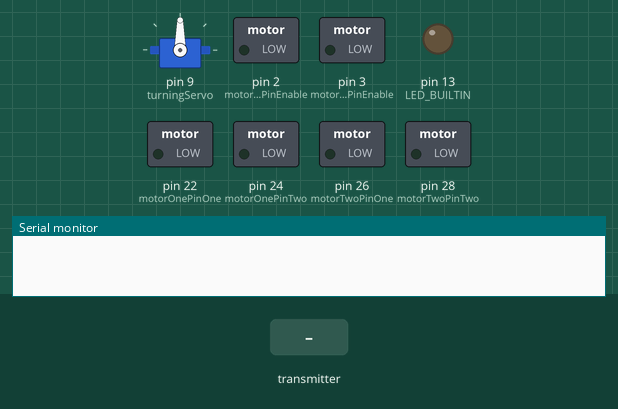
Simulated run of this sketch. Board: Arduino Mega 2560, built with avr-gcc and run on an emulated ATmega2560. On the bench: servo, switched loads named in the sketch (green lamp = pin HIGH), output pins drawn as LEDs (lit = HIGH), the last lines printed to the serial monitor. Inputs (shaded band) come from the test bench. No radio packets arrive unless stated; not simulated (calls return 0 or success): arduino_secrets.h.

Above: at 1.2 s.
1.3 s: the transmitter starts sending buf.0 = 0
At 2.1 s:
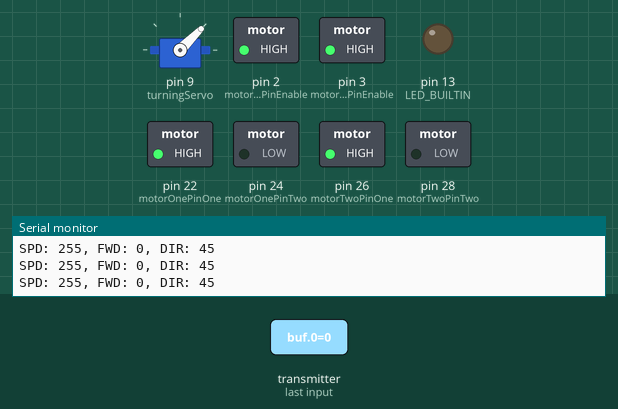
2.8 s: the transmitter starts sending buf.1 = 64
At 4.0 s:
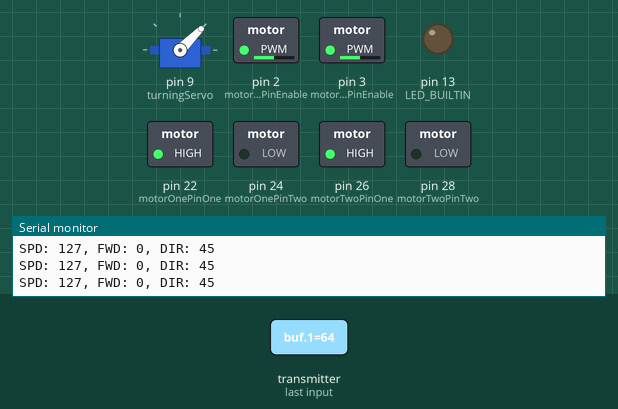
4.3 s: the transmitter starts sending buf.0 = 64
At 5.2 s:
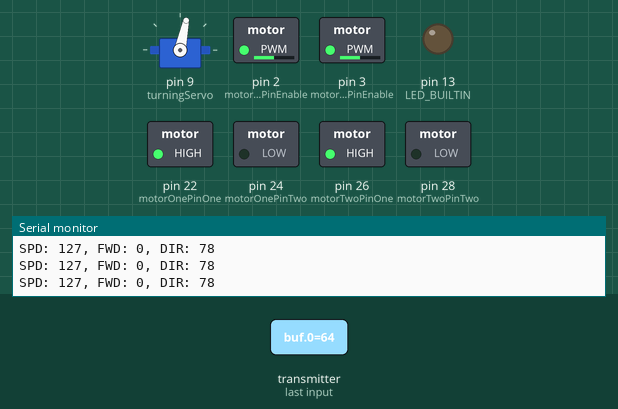
5.8 s: the transmitter starts sending buf.1 = 0
At 7.0 s:
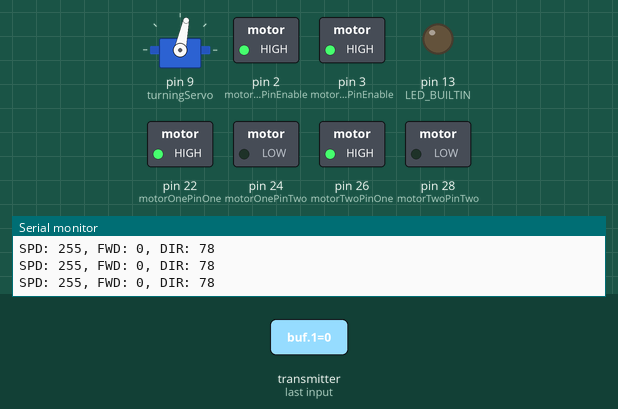
7.3 s: the transmitter starts sending buf.0 = 128
At 7.8 s:
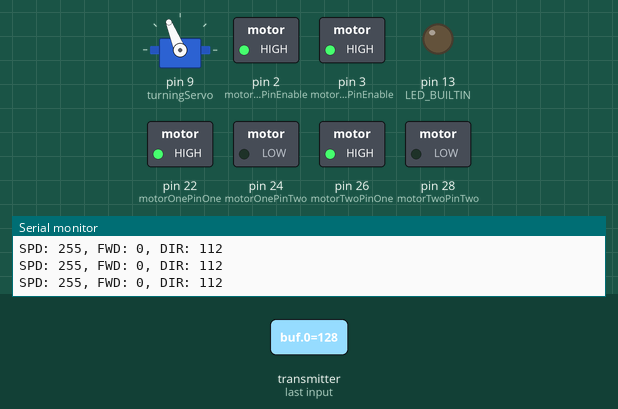
8.8 s: the transmitter starts sending buf.1 = 128
At 10.2 s:
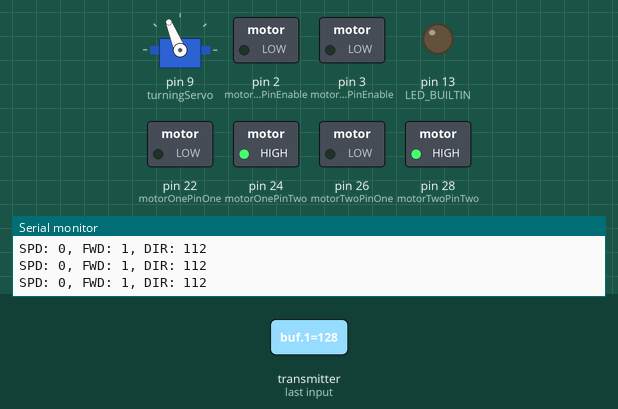
Timing chart, 0 to 11.3 s (numbered marks = the images above; inputs shaded):
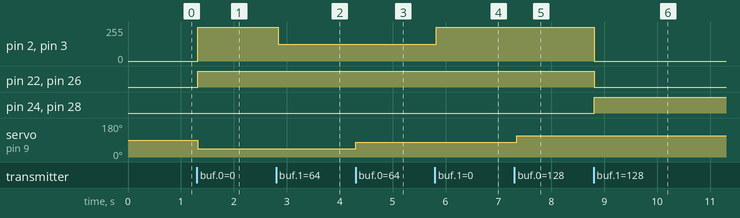

Measured:
- after the input at 1.3 s, pin 2 (motorOnePinEnable), pin 3 (motorTwoPinEnable): 0/255 → 255/255 at once; pin 22 (motorOnePinOne), pin 26 (motorTwoPinOne): LOW → HIGH at once; servo on pin 9 (turningServo): 90° → 45° at once
- after the input at 2.8 s, pin 2 (motorOnePinEnable), pin 3 (motorTwoPinEnable): 255/255 → 127/255 at once
- after the input at 4.3 s, servo on pin 9 (turningServo): 45° → 78° at once
- after the input at 5.8 s, pin 2 (motorOnePinEnable), pin 3 (motorTwoPinEnable): 127/255 → 255/255 at once
- after the input at 7.3 s, servo on pin 9 (turningServo): 78° → 112° at once
- after the input at 8.8 s, pin 2 (motorOnePinEnable), pin 3 (motorTwoPinEnable): 255/255 → 0/255 at once; pin 22 (motorOnePinOne), pin 26 (motorTwoPinOne): HIGH → LOW at once; pin 24 (motorOnePinTwo), pin 28 (motorTwoPinTwo): LOW → HIGH at once

The sketch:

car_vehicle.ino
```cpp
#include "arduino_secrets.h"

// Servo - Version: 1.1.7
#include <Servo.h>

/*
  433 MHz RF Module Receiver Demonstration 1
  RF-Rcv-Demo-1.ino
  Demonstrates 433 MHz RF Receiver Module
  Use with Transmitter Demonstration 1

  DroneBot Workshop 2018
  https://dronebotworkshop.com
*/

// Include RadioHead Amplitude Shift Keying Library
#include <RH_ASK.h>
// Include dependant SPI Library
#include <SPI.h>

// Create Amplitude Shift Keying Object
RH_ASK rf_driver;

int motorOnePinOne = 22;
int motorOnePinTwo = 24;
int motorOnePinEnable = 2;  // PWM pin

int motorTwoPinOne = 26;
int motorTwoPinTwo = 28;
int motorTwoPinEnable = 3;  // PWM pin

byte xInput;
byte yInput;

long WheelSpd;
bool WheelDir;


Servo turningServo;  // create servo object to control a servo

int servoPos = 0;    // variable to store the servo position

void setup()
{
    pinMode(LED_BUILTIN, OUTPUT);
    pinMode(motorOnePinOne, OUTPUT);
    pinMode(motorOnePinTwo, OUTPUT);
    pinMode(motorOnePinEnable, OUTPUT);
    pinMode(motorTwoPinOne, OUTPUT);
    pinMode(motorTwoPinTwo, OUTPUT);
    pinMode(motorTwoPinEnable, OUTPUT);
    // Initialize ASK Object
    rf_driver.init();
    // Setup Serial Monitor
    Serial.begin(9600);

    turningServo.attach(9);  // attaches the servo on pin 9 to the servo object
}

void loop()
{
    // Set buffer to size of expected message
    uint8_t buf[2];
    uint8_t buflen = sizeof(buf);
    // Check if received packet is correct size
    if (rf_driver.recv(buf, &buflen))
    {
      // Get serial input, parse into two floats (in range 0, 255)
      xInput = buf[0];
      yInput = buf[1];
      // Serial.println("In X:Y = " + (String)xInput + " : " + (String)yInput);

      // Set wheel directions
      signed int y = map(yInput, 0, 255, -255, 255);
      // Get wheel speed and zero out if low
      WheelSpd = abs(y);
      if (abs(WheelSpd) <= 15) {WheelSpd = 0;}
      WheelDir = ( y > 0 ) ? true : false;

      servoPos = map(xInput, 0, 255, 45, 180);  // 0,180 for max server angles

      Serial.println("SPD: " + (String)(WheelSpd) + ", FWD: " + (String)(WheelDir) + ", DIR: " + (String)(servoPos));

      turningServo.write(servoPos);

      // Write motor PWMs
      analogWrite(motorOnePinEnable, WheelSpd);
      digitalWrite(motorOnePinOne, !WheelDir);  // Inverted because motors are opposite direction...
      digitalWrite(motorOnePinTwo, WheelDir);

      analogWrite(motorTwoPinEnable, WheelSpd);
      digitalWrite(motorTwoPinOne,!WheelDir);
      digitalWrite(motorTwoPinTwo, WheelDir);
    }
    delay(50);
}
```
